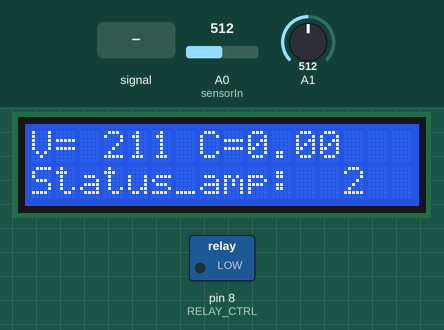
A sketch run on a simulated Arduino Uno, built with avr-gcc and run on an emulated ATmega328P. On the bench: 16×2 character LCD, switched loads named in the sketch (green lamp = pin HIGH). The test bench sets the inputs (shaded band); at power-on: A1 = 512, A0 (sensorIn) = 512. What the sketch prints to the serial monitor is not drawn.

Above: at 2.6 s.
2.7 s: A1 set to 365
At 4.8 s:
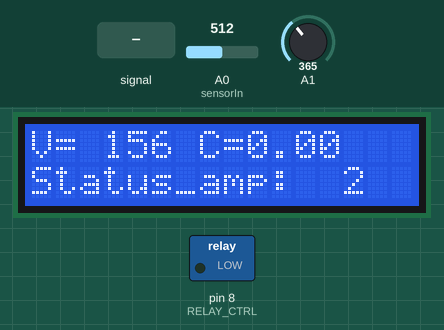
5.5 s: A1 set to 340
At 6.5 s:
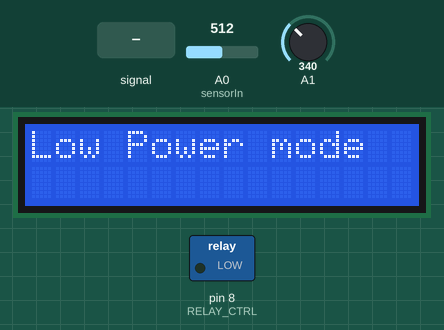
7.5 s: A1 fed a 200 Hz sine of ±81 counts around its level
At 10.4 s:
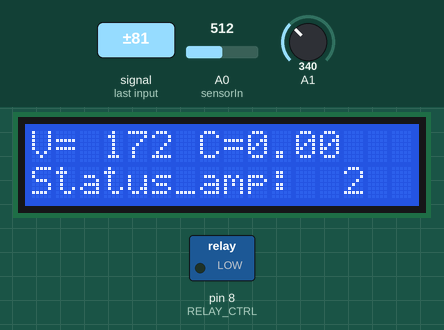
10.5 s: A1 set to 716
At 12.9 s:
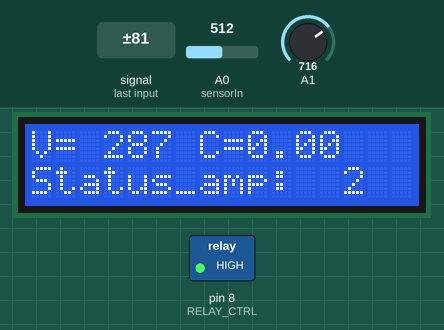
13.5 s: A1 fed a 1000 Hz sine of ±255 counts around its level
At 14.6 s:
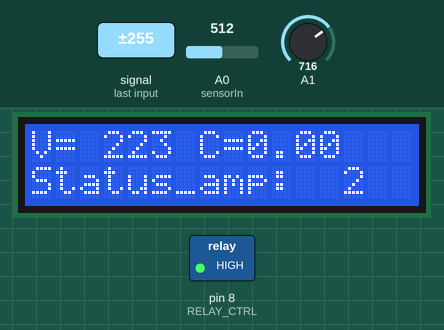
16.5 s: A0 (sensorIn) set to 900
At 19.3 s:
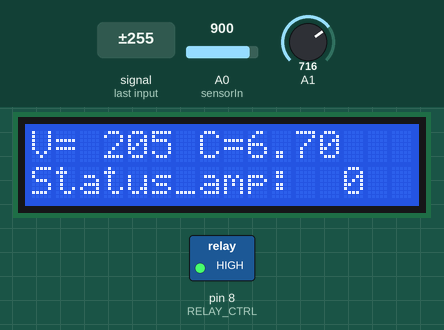
Timing chart, 0 to 20.5 s (numbered marks = the images above; inputs shaded):
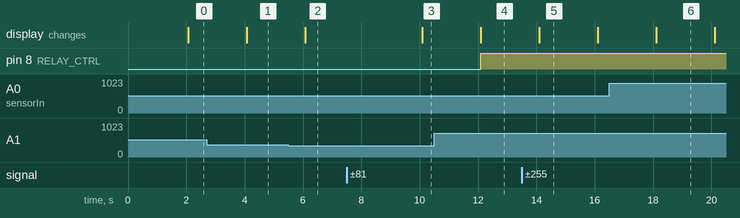

Measured:
- the behaviour switches between 352 and 351 on A1 (found by bisection; images 1 and 2)
- after the input at 2.7 s, the display: changes after 1.4 s (image 1)
- after the input at 5.5 s, the display: changes after 0.58 s (image 2)
- after the input at 7.5 s, the display: changes after 2.6 s (image 3)
- after the input at 10.5 s, the display: changes after 1.6 s (image 4)
- after the input at 13.5 s, the display: changes after 0.60 s (image 5)
- what the display in image 5 shows lasts 2.0 s, from 14.1 s to 16.1 s

The sketch:

PowerControl.ino
```cpp
/*Header file include */
#include "Func_Init.h"
#include "Voltage_Read_Func.h"
#include "Current_Read_Func.h"
#include <LiquidCrystal.h>
/*********************************************************************/

/* Enum declarariom */
enum powerstatus
{
 Highhigh,
 Lowlow,
 Normal

};

enum powerstatus status_voltage =Normal;
/*********************************************************************/

/* define Macros */
#define RELAY_CTRL 8
#define MAXVOLATGE 250

#define MINVOLTAGE 200
#define MAXCURRENT 6.5
#define MINCURRENT 1.7
#define LCD_RS 12
#define LCD_EN 11
#define LCD_D4 5
#define LCD_D5 4
#define LCD_D6 3
#define LCD_D7 2
//const int rs = 12, en = 11, d4 = 5, d5 = 4, d6 = 3, d7 = 2;
/*********************************************************************/

/* Declare Global variable */
static int Ctrl_Switch =HIGH;  // to control current status at startup
uint32_t calc_time;
int mVperAmp = 100; // use 100 for 20A Module and 66 for 30A Module
int Ctrlbit;
double Voltage = 0;
double Volatge_manipulation = 0;
double VRMS = 0;
double AmpsRMS = 0;
//double voltage_in;
static int status_current=2;
long int voltage_in;
static double Cycle_Time;

 // initialize the library by associating any needed LCD interface pin
// with the arduino pin number it is connected to
LiquidCrystal lcd(LCD_RS,LCD_EN,LCD_D4,LCD_D5,LCD_D6,LCD_D7);
//char buff[5];
/*********************************************************************/

/*  put your setup code here, to run once     */
void setup(){
 Serial.begin(9600);
 pinMode(RELAY_CTRL,OUTPUT);
 pinMode(LCD_RS,OUTPUT);
 pinMode(LCD_EN,OUTPUT);
 pinMode(LCD_D4,OUTPUT);
 pinMode(LCD_D5,OUTPUT);
 pinMode(LCD_D6,OUTPUT);
 pinMode(LCD_D7,OUTPUT);

 digitalWrite(RELAY_CTRL,LOW);


  // set up the LCD's number of columns and rows:
  lcd.begin(16, 2);
  // Print a message to the LCD.
  //lcd.print("hello, world!");
}
/*********************************************************************/

/*    put your main code here, to run repeatedly      */
void loop()
{
 Voltage = Current_Read_Func();
 Volatge_manipulation = Voltage_Read_Func();
 VRMS = (Voltage/2.0) *0.707;  //root 2 is 0.707
 if((calc_time >=200))
 {
 AmpsRMS = (VRMS * 1000)/mVperAmp;
 if(AmpsRMS >MAXCURRENT)
   {
    status_current=0;
   }
   else if(AmpsRMS <MINCURRENT )
   {
    status_current=2;
   }
   else
   {
    status_current=2;
   }
 }
 voltage_in = Volatge_manipulation;
 Cycle_Time++;
 if(Cycle_Time >=6)
  {
  if(voltage_in > MAXVOLATGE )//max voltage 241v
    {
       status_voltage = Highhigh;
    }
   else if(voltage_in < MINVOLTAGE )//min voltage 200v
   {
     status_voltage = Lowlow;

   }
   else
   {
     status_voltage = Normal;
   }
      //Ctrl_Switch = LOW;
      Cycle_Time=0;
  }


  //if(((status_voltage == Highhigh) ||(status_voltage == Lowlow) ||(status_current == 0)||(status_current == 1)) &&(Ctrl_Switch == HIGH))
  if((status_voltage == Highhigh) ||(status_voltage == Lowlow) ||(status_current == 0)||(status_current == 1))
   //if(1)
     {
     if((status_current == 0) ||(status_current == 1) )
         {
            Ctrl_Switch=LOW;
            Serial.println('A');
         }
         Serial.println("ALL");
      digitalWrite(RELAY_CTRL,HIGH);

   }
   else if ((status_voltage != Highhigh) && (status_voltage != Lowlow))
   {
      Serial.println("bye");
      Ctrl_Switch=HIGH;
      digitalWrite(RELAY_CTRL,LOW);
    }
Serial.println(status_current);
//Serial.println(Cycle_Time);
//Serial.println(RELAY_CTRL);

/*         Print a message to the LCD          */
if(voltage_in >150){
lcd.clear();
lcd.setCursor(0, 0);
 lcd.print("V=");
lcd.setCursor(3, 0);
lcd.print(voltage_in);
//lcd.setCursor(0, 1);
lcd.setCursor(7, 0);
lcd.print("C=");
lcd.setCursor(9, 0);
lcd.print(AmpsRMS);
lcd.setCursor(0, 1);
lcd.print("Status_amp:");
lcd.setCursor(13, 1);
lcd.print(status_current);

//sprintf(buff,"%f",AmpsRMS);

}
else
{
lcd.setCursor(0, 0);
lcd.clear();
lcd.setCursor(0, 0);
 lcd.print("Low Power mode");

 /*        END LCD display           */
}
}

/******      Main loop function ends       *************************/
```

Current_Read_Func.h
```cpp
/*   Declare extern variable   */
extern uint32_t calc_time;
/*********************************************************************/

/*   Declare constant variable   */
const int sensorIn = A0;
/*********************************************************************/

float Current_Read_Func()
{
  float result;
  int readValue;             //value read from the sensor
  int maxValue = 0;          // store max value here
  int minValue = 1024;          // store min value here

   uint32_t start_time = millis();
   calc_time=start_time;
   while((millis()-start_time) < 1000) //sample for 1 Sec
   {
       readValue = analogRead(sensorIn);
       //Serial.println(start_time);
       // see if you have a new maxValue
       if (readValue > maxValue)
       {
           /*record the maximum sensor value*/
           maxValue = readValue;
       }
       if (readValue < minValue)
       {
           /*record the minimum sensor value*/
           minValue = readValue;
       }
   }

   // Subtract min from max
   result = ((maxValue - minValue) * 5.0)/1024.0;

   return result;

}
```

Func_Init.h
```cpp
/* Function prototype */
void setup(void);
float Current_Read_Func(void);
float Voltage_Read_Func(void);
```

Voltage_Read_Func.h
```cpp
/*   Declare extern variable   */
extern long int voltage_in;
extern int Ctrlbit;
//extern int Ctrl_Switch;  // to control current status at startup
/*********************************************************************/

float Voltage_Read_Func()

  {
     uint32_t start_time = millis();

     while((millis()-start_time) < 1000) //sample for 1 Sec
     {
       float sensorValue = analogRead(A1);
       if(sensorValue>5)
        {
          float voltage = sensorValue * (5 / 1024.0);
          float Volt_Transformerout = 1.4+(5.7 * voltage); //r1=4.7kohm,r2=1kohm
          voltage_in= (Volt_Transformerout*13.5);


          Ctrlbit++;
       }
      else
       {
         Serial.println("Not sufficient volatge");
         voltage_in = 0.00;
       }

     }
     //Ctrl_Switch++;
     return voltage_in;
 }
```
